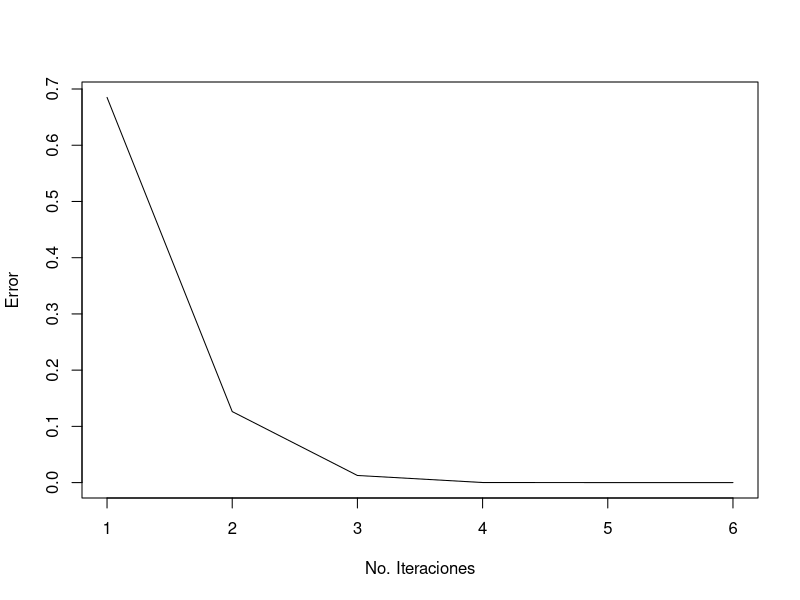
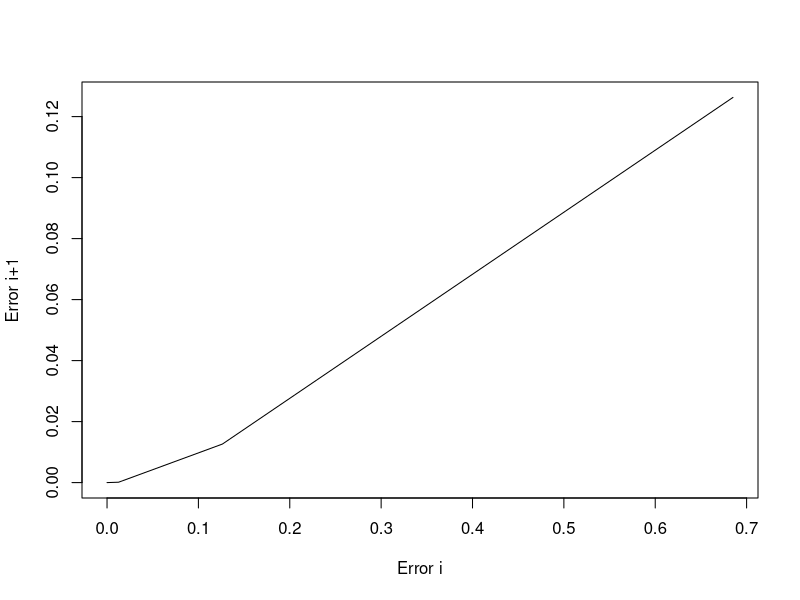

Write the R code that produced these figures, in order.
Steffensen = function(f,x0,tol)
{
  Errores = c()
  Iteraciones = c()
  Errori = c()
  Errorj = c()
  cat(formatC(c("i","x_i","f(x)","Error est."), width = -15, format = "f", flag = " "),"\n")
  maxi = 1000
  i = 1
  while (i <= 1000)
  {
    Iteraciones = c(Iteraciones,i)
    x1 = x0 - ((f(x0))^2)/(f(x0+f(x0))-f(x0))
    Error = abs(x1 - x0)
    Errores = c(Errores, Error)
    x0 = x1
    cat(formatC( c(i,x0,f(x0),Error), digits = 8, width = -15, format = "f", flag = " "), "\n")
    if(Error < tol)
      break;
    i = i + 1
    
  }
  cat("Cero de funcion: ", x0, " con error <=", Error, "Iteraciones: ", i)
  plot(Iteraciones,Errores, type = "l", xlab = "No. Iteraciones",ylab="Error")
  #Errores Ei vs Ei+1
  for(b in 1:i){
    if(b!=i){
      Errori[b]=Errores[b]
      Errorj[b]=Errores[b+1]  
    }
  }
  plot(Errori,Errorj, type = "l", xlab = "Error i",ylab="Error i+1")
}


f = function(x) x^2-cos(x)
Steffensen(f, 0, 1e-8)

